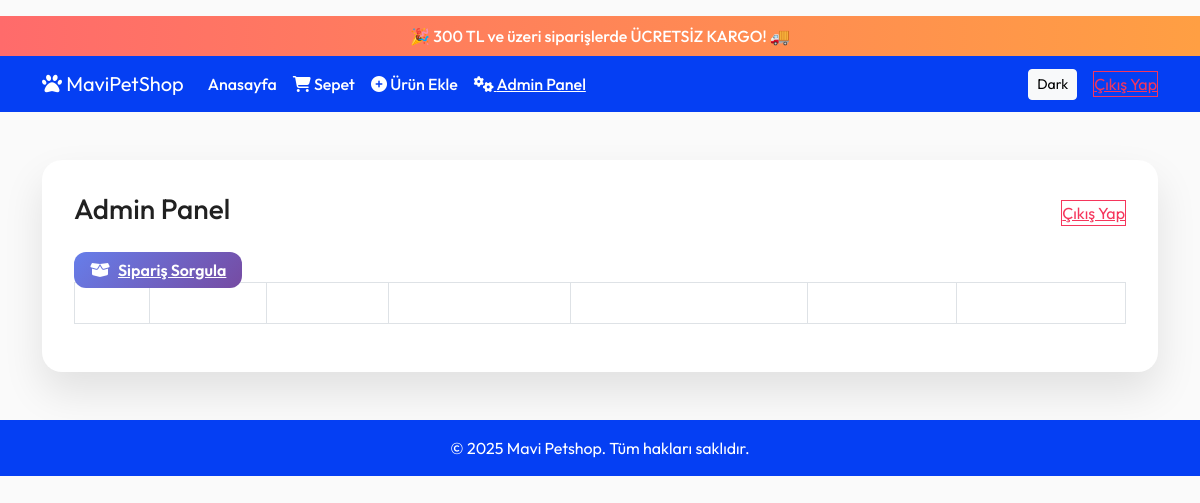
Before: /admin (signed in) with the older database file.
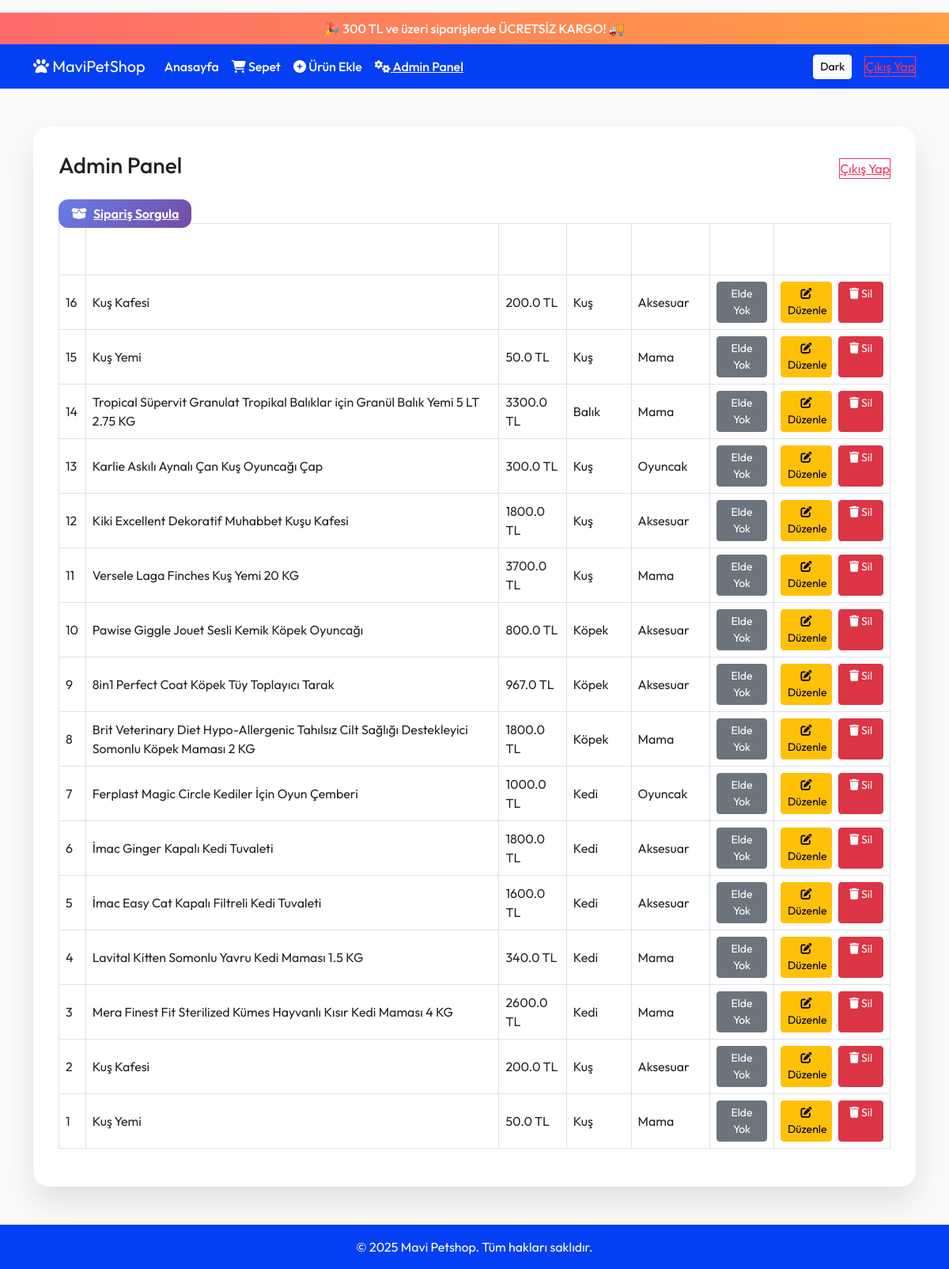
After: the same page with the newer database file.
### tables this page shows
CREATE TABLE products (
        id INTEGER PRIMARY KEY AUTOINCREMENT,
        name TEXT NOT NULL,
        price REAL NOT NULL,
        image TEXT,
        category TEXT,
        subcategory TEXT,
        description TEXT,
        in_stock INTEGER DEFAULT 1
    );

### app.py (the view)
@app.route("/admin")
@login_required
def admin_panel():
    conn = sqlite3.connect(db_path)
    conn.row_factory = sqlite3.Row
    cursor = conn.cursor()
    cursor.execute("SELECT * FROM products ORDER BY id DESC")
    products = cursor.fetchall()
    conn.close()
    return render_template("admin_panel.html", products=products)

### app.py (called while the page is built)
def login_required(f):
    @wraps(f)
    def decorated_function(*args, **kwargs):
        if not session.get("admin_logged_in"):
            return redirect(url_for("admin_login"))
        return f(*args, **kwargs)
    return decorated_function

@app.context_processor
def inject_theme():
    return dict(theme=session.get("theme", "light"))

### templates/admin_panel.html (shortened to what this page needs)
<!DOCTYPE html>
<html lang="tr">
<head>
  <link href="https://cdn.jsdelivr.net/npm/bootstrap@5.3.0/dist/css/bootstrap.min.css" rel="stylesheet"/>
  <link href="https://cdnjs.cloudflare.com/ajax/libs/font-awesome/6.4.0/css/all.min.css" rel="stylesheet"/>
</head>
<body class="{% if theme=='dark' %}dark-mode{% endif %}">
  <div class="campaign-bar">
    🎉 300 TL ve üzeri siparişlerde ÜCRETSİZ KARGO! 🚚
  </div>
  <nav class="navbar navbar-expand-lg">
    <div class="container">
      <a class="navbar-brand text-white" href="/"><i class="fa-solid fa-paw"></i> MaviPetShop</a>
      <div class="collapse navbar-collapse" id="mainNav">
        <ul class="navbar-nav me-auto">
          <li class="nav-item"><a class="nav-link" href="/">Anasayfa</a></li>
          <li class="nav-item"><a class="nav-link" href="/cart"><i class="fa fa-shopping-cart"></i> Sepet</a></li>
          <li class="nav-item"><a class="nav-link" href="/add_product"><i class="fa fa-plus-circle"></i> Ürün Ekle</a></li>
          <li class="nav-item"><a class="nav-link active" href="/admin"><i class="fa fa-cogs"></i> Admin Panel</a></li>
        </ul>
        <form action="/toggle_theme" method="post" class="d-flex align-items-center me-3">
          <button class="btn btn-sm btn-light">
            {% if theme=='dark' %}Light{% else %}Dark{% endif %}
          </button>
        </form>
        <a href="/admin/logout" class="btn-logout btn-sm">Çıkış Yap</a>
      </div>
    </div>
  </nav>
  <div class="container my-5">
    <div class="panel-card">
      <div class="d-flex justify-content-between align-items-center mb-4">
        <h3>Admin Panel</h3>
        <a href="/admin/logout" class="btn-logout btn-sm">Çıkış Yap</a>
      </div>
      <a href="/admin/orders" class="btn-gradient btn-sm mb-4"><i class="fa-solid fa-box-open me-2"></i>Sipariş Sorgula</a>
      <div class="table-responsive">
        <table class="table table-bordered table-hover">
          <thead>
            <tr>
              <th>ID</th>
              <th>Ürün</th>
              <th>Fiyat</th>
              <th>Kategori</th>
              <th>Alt Kategori</th>
              <th>Durum</th>
              <th>İşlemler</th>
            </tr>
          </thead>
          <tbody>
            {% for p in products %}
            <tr>
              <td>{{ p[0] }}</td>
              <td>{{ p[1] }}</td>
              <td>{{ p[2] }} TL</td>
              <td>{{ p[4] }}</td>
              <td>{{ p[5] }}</td>
              <td>
                {% if p[6] == 1 %}
                  <a href="/admin/toggle_stock/{{ p[0] }}" class="btn btn-sm btn-success">Elde Var</a>
                {% else %}
                  <a href="/admin/toggle_stock/{{ p[0] }}" class="btn btn-sm btn-secondary">Elde Yok</a>
                {% endif %}
              </td>
              <td>
                <div class="d-flex gap-2">
                  <a href="/admin/edit/{{ p[0] }}" class="btn btn-warning btn-sm w-50"><i class="fa fa-edit"></i> Düzenle</a>
                  <a href="/admin/delete/{{ p[0] }}" class="btn btn-danger btn-sm w-50" onclick="return confirm('Bu ürünü silmek istediğine emin misin?')"><i class="fa fa-trash"></i> Sil</a>
                </div>
              </td>
            </tr>
            {% endfor %}
          </tbody>
        </table>
      </div>
    </div>
  </div>
  <footer>
    © 2025 Mavi Petshop. Tüm hakları saklıdır.
  </footer>
</body>
</html>

### templates/admin_panel.html (style rules this page uses)
body { font-family: 'Outfit', sans-serif !important; background: var(--bg, #fafafa); color: var(--fg, #212121); transition: background .3s, color .3s; padding-top: 1rem; }
.campaign-bar { background: linear-gradient(90deg, #ff6b6b, #ff9f43, #1dd1a1, #54a0ff); background-size: 300% 300%; color: #fff; padding: .5rem 0; text-align: center; font-weight: 500; animation: slide 8s linear infinite; }
.navbar { background: #053ff3; }
.navbar .nav-link { color: #fff !important; font-weight: 500; }
.navbar .nav-link.active { text-decoration: underline; }
.panel-card { background: var(--card-bg, #fff); color: var(--fg, #212121); padding: 2rem; border-radius: 1.25rem; box-shadow: 0 20px 40px rgba(0,0,0,0.1); transition: background .3s, color .3s; }
.table thead { background: #053ff3; }
.table thead th { color: #fff; }
.table td, .table th { vertical-align: middle; }
.btn-gradient { background: linear-gradient(135deg, #667eea, #764ba2); color: #fff; border: none; border-radius: .75rem; font-weight: 600; padding: .5rem 1rem; transition: transform .2s, box-shadow .2s; }
.btn-logout { border: 1px solid #f5365c; color: #f5365c; background: transparent; transition: background .2s, color .2s; }
footer { background: #053ff3; color: #fff; padding: 1rem 0; text-align: center; margin-top: 2rem; }

Changed rows visible on the page:
added products: id "16", name "Kuş Kafesi", price "200.0", category "Kuş", subcategory "Aksesuar"
added products: id "15", name "Kuş Yemi", price "50.0", category "Kuş", subcategory "Mama"
added products: id "14", name "Tropical Süpervit Granulat Tropikal Balıklar için Granül Balık Yemi 5 LT 2.75 KG", price "3300.0", category "Balık", subcategory "Mama"
added products: id "13", name "Karlie Askılı Aynalı Çan Kuş Oyuncağı Çap", price "300.0", category "Kuş", subcategory "Oyuncak"
added products: id "12", name "Kiki Excellent Dekoratif Muhabbet Kuşu Kafesi", price "1800.0", category "Kuş", subcategory "Aksesuar"
added products: id "11", name "Versele Laga Finches Kuş Yemi 20 KG", price "3700.0", category "Kuş", subcategory "Mama"
added products: id "10", name "Pawise Giggle Jouet Sesli Kemik Köpek Oyuncağı", price "800.0", category "Köpek", subcategory "Aksesuar"
added products: id "9", name "8in1 Perfect Coat Köpek Tüy Toplayıcı Tarak", price "967.0", category "Köpek", subcategory "Aksesuar"
added products: id "8", name "Brit Veterinary Diet Hypo-Allergenic Tahılsız Cilt Sağlığı Destekleyici Somonlu Köpek Maması 2 KG", price "1800.0", category "Köpek", subcategory "Mama"
added products: id "7", name "Ferplast Magic Circle Kediler İçin Oyun Çemberi", price "1000.0", category "Kedi", subcategory "Oyuncak"
added products: id "6", name "İmac Ginger Kapalı Kedi Tuvaleti", price "1800.0", category "Kedi", subcategory "Aksesuar"
added products: id "5", name "İmac Easy Cat Kapalı Filtreli Kedi Tuvaleti", price "1600.0", category "Kedi", subcategory "Aksesuar"
added products: id "4", name "Lavital Kitten Somonlu Yavru Kedi Maması 1.5 KG", price "340.0", category "Kedi", subcategory "Mama"
added products: id "3", name "Mera Finest Fit Sterilized Kümes Hayvanlı Kısır Kedi Maması 4 KG", price "2600.0", category "Kedi", subcategory "Mama"
added products: id "2", name "Kuş Kafesi", price "200.0", category "Kuş", subcategory "Aksesuar"
added products: id "1", name "Kuş Yemi", price "50.0", category "Kuş", subcategory "Mama"
